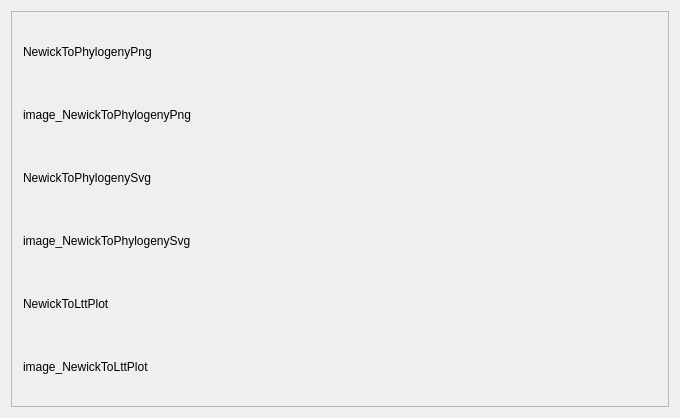
<?xml version="1.0" encoding="UTF-8"?>
<ui version="4.0">
 <class>QtTestPhylogenyRdialog</class>
 <widget class="QDialog" name="QtTestPhylogenyRdialog">
  <property name="geometry">
   <rect>
    <x>0</x>
    <y>0</y>
    <width>680</width>
    <height>418</height>
   </rect>
  </property>
  <property name="windowTitle">
   <string>QtTestPhylogenyRdialog</string>
  </property>
  <layout class="QGridLayout" name="gridLayout">
   <item row="0" column="0">
    <widget class="QScrollArea" name="scrollArea">
     <property name="widgetResizable">
      <bool>true</bool>
     </property>
     <widget class="QWidget" name="scrollAreaWidgetContents">
      <property name="geometry">
       <rect>
        <x>0</x>
        <y>0</y>
        <width>660</width>
        <height>398</height>
       </rect>
      </property>
      <layout class="QVBoxLayout" name="verticalLayout">
       <item>
        <widget class="QLabel" name="label_NewickToPhylogenyPng">
         <property name="text">
          <string>NewickToPhylogenyPng</string>
         </property>
        </widget>
       </item>
       <item>
        <widget class="QLabel" name="image_NewickToPhylogenyPng">
         <property name="text">
          <string>image_NewickToPhylogenyPng</string>
         </property>
        </widget>
       </item>
       <item>
        <widget class="QLabel" name="label_NewickToPhylogenySvg">
         <property name="text">
          <string>NewickToPhylogenySvg</string>
         </property>
        </widget>
       </item>
       <item>
        <widget class="QLabel" name="image_NewickToPhylogenySvg">
         <property name="text">
          <string>image_NewickToPhylogenySvg</string>
         </property>
        </widget>
       </item>
       <item>
        <widget class="QLabel" name="label_NewickToLttPlot">
         <property name="text">
          <string>NewickToLttPlot</string>
         </property>
        </widget>
       </item>
       <item>
        <widget class="QLabel" name="image_NewickToLttPlot">
         <property name="text">
          <string>image_NewickToLttPlot</string>
         </property>
        </widget>
       </item>
      </layout>
     </widget>
    </widget>
   </item>
  </layout>
 </widget>
 <layoutdefault spacing="6" margin="11"/>
 <resources/>
 <connections/>
</ui>
